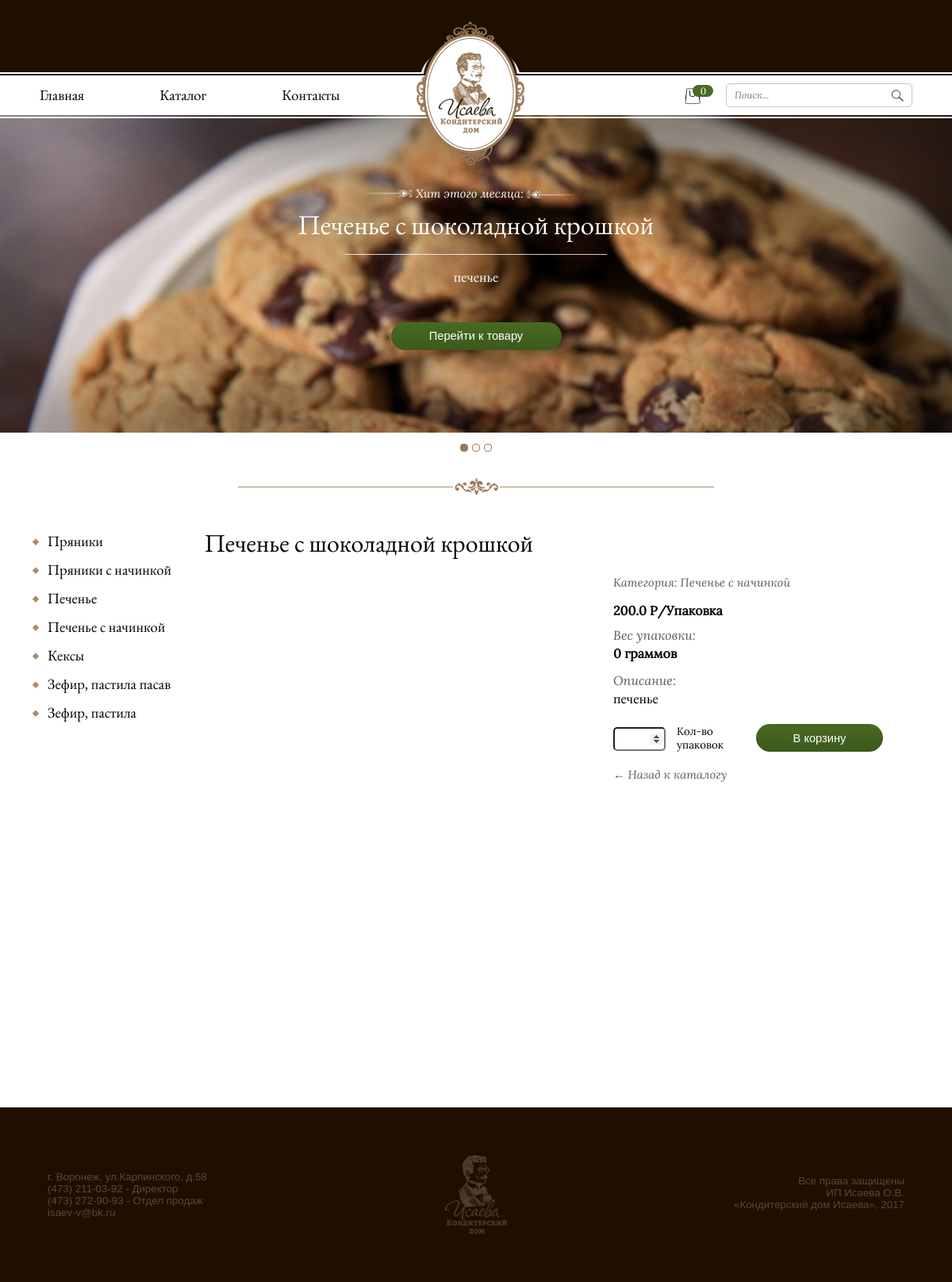
/product/21/, run on the app's committed database.
### cookie/models.py (models this page shows, shortened)
class Product(models.Model):
    name = models.CharField(max_length=100, verbose_name='Имя')
    photo_for_slider = models.ImageField(upload_to='cookie/media', null=True, blank=True, verbose_name='Фото для слайдера')
    description = models.TextField(max_length=210, null=True, verbose_name='Описание')
    alter_descript = models.TextField(max_length=100, null=True, verbose_name='Краткое описание в каталоге')
    price = models.FloatField(default=0, verbose_name='Цена')
    weight = models.IntegerField(default=0, verbose_name='грамм в упаковке')
    date_upload = models.DateTimeField(default=timezone.now(), verbose_name='Дата загрузки')
    display = models.BooleanField(default=False, verbose_name='Показывать')
    hit = models.BooleanField(default=False, verbose_name='Хит недели')
    category = models.ForeignKey(Category, on_delete=models.CASCADE, verbose_name='Категория')
    class Meta:
        verbose_name = 'Продукт'
        verbose_name_plural = 'Продукты'

class Category(models.Model):
    name = models.CharField(max_length=20, verbose_name='Название')
    photo = models.ImageField(upload_to='cookie/media', verbose_name='Фото', null=True)
    description = models.TextField(max_length=76, null=True, verbose_name='Описание')
    display = models.BooleanField(default=False, verbose_name='Показывать')
    priority = models.IntegerField(default=0, verbose_name='Приоритет')
    for_main = models.BooleanField(default=False, verbose_name='Показывать на главной')
    class Meta:
        verbose_name = 'Категория'
        verbose_name_plural = 'Категории'

### cookie/views.py (the view)
# urls.py: url(r'^product/(?P<product_id>[0-9]+)/$', views.product_detail, name='product'),
def product_detail(request, product_id):
    category_menu = Category.objects.filter(display=True)
    if request.session.get('uuid', None) is None:
        request.session['uuid'] = str(uuid.uuid4())
    else:
        print(request.session['uuid'])
    product = get_object_or_404(Product, id=product_id)
    photos = product.photoproduct_set.all()
    context = dict(
        product=product,
        category_menu=category_menu,
        photos=photos,
    )
    return render(request, 'cookie/product.html', context=context)

### cookie/context_processors/counter.py (called while the page is built)
def _counts(request):
    try:
        order = Order.objects.get(uuid=request.session['uuid'])
        order_elems = order.orderelem_set.all()
        return {'count': str(len(order_elems))}
    except:
        return {'count': str(0)}

### cookie/context_processors/slider.py (called while the page is built)
def _hits(request):
    hits = Product.objects.filter(hit=True).order_by('-date_upload')
    return {'hits': hits}

### cookie/templates/cookie/product.html (shortened to what this page needs)
{% extends 'cookie/base_temp.html' %}
{% load staticfiles %}
{% block count %}
    <a href="{% url 'cookie:basket' %}"><div class="count-basket"><p id="count-basket">{{ count }}</p></div>
    <div class="basket-field">
        <img src="{% static 'cookie/img/basket.png' %}">
    </div>
    </a>
{% endblock %}
{% block content %}
    <div class="body-wrapp product-detail" id="product">
        <div class="product-detail-wrapp">
            <div class="left-menu">
            {% for category in category_menu %}
                <div class="category-menu-name">
                    <div class="menu-marker"></div>
                    <div class="menu-catalog-elem"><a href="{% url 'cookie:catalog' category.id %}"><p>{{ category.name }}</p></a></div>
                </div>
            {% endfor %}
            </div>
            <div class="product-detail-item">
                <div class="row-product-detail">
                    <div class="row-title-product-detail row-title-detail-item">
                        <div class="title-product-detail title-product-detail">
                            <p>{{ product.name }}</p>
                        </div>
                    </div>
                    <div class="space row-after-title-procuct-detail"></div>
                    <div class="row-product-view">
                        <div class="product-galery">
                            <ul class="galery">
                            </ul>
                        </div>
                        <div class="product-main">
                            <div class="product-main-elem product-cat-name"><p>Категория: {{ product.category.name }}</p></div>
                            <div class="product-main-elem product-price"><b>{{ product.price }} Р/Упаковка</b></div>
                            <div class="product-main-elem product-title-descript"><p>Вес упаковки:</p></div>
                            <div class="product-main-elem product-weight"><b>{{ product.weight }} граммов</b></div>
                            <div class="product-main-elem product-title-descript"><p>Описание:</p></div>
                            <div class="product-main-elem product-text-descript"><p>{{ product.description }}</p></div>
                            <div class="row-input-button">
                                <form method="post" id="weight-form">
                                <div class="product-main-elem product-form-price">
                                    <input id='weight-product' required type="number" pattern="^\d+$" name="{{ product.id }}" min="1" max="10" step="1">
                                    <p>Кол-во<br/>упаковок</p>
                                </div>
                                <div class="product-main-elem product-button-basket">
                                    <div class="button-product-wrap" id="button-wrapp">
                                      <button class="button-product" id="button-basket">
                                          <p>В корзину</p>
                                      </button>
                                    </div>
                                </div>
                                </form>
                            </div>
                            <div class="product-main-elem product-link-back">
                                <a id="" href="{% url 'cookie:catalog' product.category.id %}">
                                <p>
                                    &#8592 Назад к каталогу
                                </p>
                                </a>
                            </div>
                        </div>
                    </div>
                </div>
            </div>
        </div>
    </div>
{% endblock content %}

### cookie/templates/cookie/base_temp.html (shortened to what this page needs)
<!DOCTYPE html>
{% load staticfiles %}
<html lang="en">
<head>
    <link rel="stylesheet" href="{% static 'cookie/css/cookie_index.css' %}" />
    <link href="{% static 'cookie/js/jquery_slider/jquery.bxslider.css' %}" rel="stylesheet" />
</head>
<body>
    <div class="main-wrapp">
        <div class="wrapper">
            <div class="wrapp-menu">
                <div class="menu">
                    <div class="wrapp-left-menu">
                        <div class="menu-elem menu-elem-left menu-main"><a href="{% url 'cookie:index'%}">Главная</a></div>
                        <div class="menu-elem menu-elem-left menu-catalog"><a href="{% url 'cookie:catalog' 34 %}">Каталог</a></div>
                        <div class="menu-elem menu-elem-left menu-contact"><a id="go" href="">Контакты</a></div>
                    </div>
                    <div class="wrapp-logo">
                        <div class="logo">
                        </div>
                    </div>
                    <div class="wrapp-right-menu">
                        <div class="menu-elem menu-elem-right menu-search">
                            <div class="search-field">
                                <form type="get" action="/search/">
                                    <input required type="text" placeholder="Поиск..." name="q">
                                    <button type="submit">
                                    <img src="{% static 'cookie/img/search.png' %}">
                                    </button>
                                </form>
                            </div>
                        </div>
                        <div class="menu-elem menu-elem-right menu-basket">
                            {% block count %}{% endblock %}
                        </div>
                    </div>
                </div>
            </div>
            <div class="wrapp-slide">
                <div class="slider">
                    <ul class="bxslider">
                        {% for hit in hits %}
                      <li>
                          <div class="slide"><img src="{{ hit.photo_for_slider.url }}" />
                          <div class="hit-week">
                              <div class="row-hit-top-text">
                              <div class="row-hit-this-month">
                                  <div class="rushechka rushechka-left"><img src="{% static 'cookie/img/arrow.png' %}" /></div>
                                  <div class="hit-this-month"><p>Хит этого месяца:</p></div>
                                  <div class="rushechka rushechka-right"><img src="{% static 'cookie/img/arrow.png' %}" /></div>
                              </div>
                              </div>
                              <div class="row-title-hit-month"><p>{{ hit.name }}</p></div>
                              <div class="row-line-after-title-hit-month">
                                  <div class="line-after-title-hit-month"></div>
                              </div>
                              <div class="row-descript-hit-month">
                                  <div class="descript-hit-month">
                                      <p>{{ hit.description }}</p>
                                  </div>
                              </div>
                              <div class="row-button-hit-month">
                                  <div class="button-hit-wrap">
                                  <a class="button-hit-month" id="" href="{% url 'cookie:product' hit.id %}">
                                      <div class="button-hit-month"><p>Перейти к товару</p></div>
                                  </a>
                                  </div>
                              </div>
                          </div>
                          </div>
                      </li>
                        {% endfor %}
                    </ul>
                </div>
            </div>
                <div class="space row-after-slider"></div>
                <div class="divide-wrapp">
                    <div class="divide">
                        <div class="wrapp-figure">
                            <div class="figure">
                                <img src="{% static 'cookie/img/divide.png' %}" />
                            </div>
                        </div>
                    </div>
                </div>
                <div class="space row-after-divide"></div>
                {% block content %}
                {% endblock %}
            <div class="footer">
                <div class="footer-wrapp">
                    <div class="footer-part footer-left-part">
                        <p>
                            г. Воронеж, ул.Карпинского, д.58<br/>
                            (473) 211-03-92 - Директор<br/>
                            (473) 272-90-93 - Отдел продаж<br/>
                            isaev-v@bk.ru
                        </p>
                    </div>
                    <div class="footer-part footer-center-part">
                        <img src="{% static 'cookie/img/logo_podval.png' %}" />
                    </div>
                    <div class="footer-part footer-right-part">
                        <p>
                            Все права защищены<br/>
                            ИП Исаева О.В.<br/>
                            &laquo;Кондитерский дом Исаева&raquo;, 2017
                        </p>
                    </div>
                </div>
            </div>
        </div>
    </div>
</body>
</html>

### data on the page
Product: photo_for_slider (picture), name "Печенье с шоколадной крошкой", description "печенье", category.name "Печенье с начинкой", price "200.0", weight "0"
Category: name "Пряники"
Category: name "Пряники с начинкой"
Category: name "Печенье"
Category: name "Печенье с начинкой"
Category: name "Кексы"
Category: name "Зефир, пастила пасав"
Category: name "Зефир, пастила"

### other printed values
{{ count }} "0"
